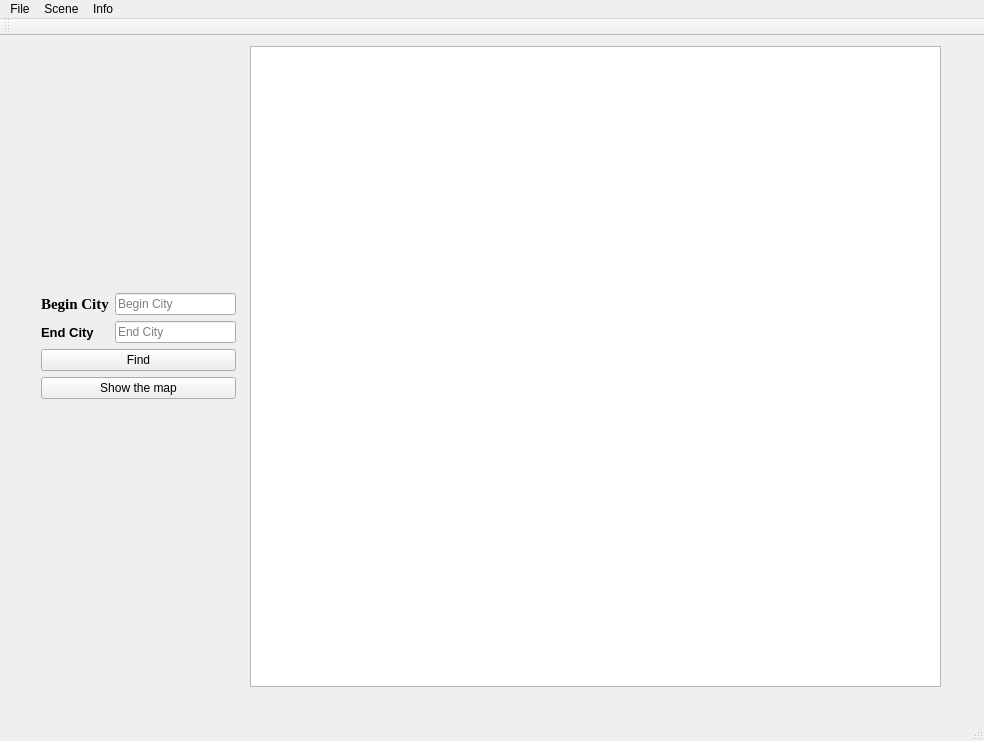
<?xml version="1.0" encoding="UTF-8"?>
<ui version="4.0">
 <class>MainWindow</class>
 <widget class="QMainWindow" name="MainWindow">
  <property name="geometry">
   <rect>
    <x>0</x>
    <y>0</y>
    <width>984</width>
    <height>741</height>
   </rect>
  </property>
  <property name="windowTitle">
   <string>MainWindow</string>
  </property>
  <widget class="QWidget" name="centralWidget">
   <widget class="QGraphicsView" name="graphicsView">
    <property name="geometry">
     <rect>
      <x>250</x>
      <y>10</y>
      <width>691</width>
      <height>641</height>
     </rect>
    </property>
   </widget>
   <widget class="QWidget" name="layoutWidget">
    <property name="geometry">
     <rect>
      <x>30</x>
      <y>20</y>
      <width>217</width>
      <height>632</height>
     </rect>
    </property>
    <layout class="QGridLayout" name="gridLayout">
     <item row="1" column="0">
      <widget class="QLabel" name="label">
       <property name="font">
        <font>
         <family>Times New Roman</family>
         <pointsize>11</pointsize>
         <weight>75</weight>
         <bold>true</bold>
        </font>
       </property>
       <property name="text">
        <string>Begin City</string>
       </property>
       <property name="textFormat">
        <enum>Qt::RichText</enum>
       </property>
      </widget>
     </item>
     <item row="0" column="0" colspan="2">
      <spacer name="verticalSpacer_2">
       <property name="orientation">
        <enum>Qt::Vertical</enum>
       </property>
       <property name="sizeHint" stdset="0">
        <size>
         <width>175</width>
         <height>178</height>
        </size>
       </property>
      </spacer>
     </item>
     <item row="5" column="0" colspan="2">
      <spacer name="verticalSpacer">
       <property name="orientation">
        <enum>Qt::Vertical</enum>
       </property>
       <property name="sizeHint" stdset="0">
        <size>
         <width>175</width>
         <height>278</height>
        </size>
       </property>
      </spacer>
     </item>
     <item row="2" column="1">
      <widget class="QLineEdit" name="end_city">
       <property name="placeholderText">
        <string>End City</string>
       </property>
      </widget>
     </item>
     <item row="1" column="1">
      <widget class="QLineEdit" name="QLineEdit_cityinput">
       <property name="placeholderText">
        <string>Begin City </string>
       </property>
      </widget>
     </item>
     <item row="2" column="0">
      <widget class="QLabel" name="label_2">
       <property name="font">
        <font>
         <pointsize>10</pointsize>
         <weight>75</weight>
         <bold>true</bold>
        </font>
       </property>
       <property name="text">
        <string>End City</string>
       </property>
      </widget>
     </item>
     <item row="4" column="0" colspan="2">
      <widget class="QPushButton" name="show_map">
       <property name="text">
        <string>Show the map</string>
       </property>
      </widget>
     </item>
     <item row="3" column="0" colspan="2">
      <widget class="QPushButton" name="shortest_way">
       <property name="text">
        <string>Find</string>
       </property>
      </widget>
     </item>
    </layout>
   </widget>
  </widget>
  <widget class="QMenuBar" name="menuBar">
   <property name="geometry">
    <rect>
     <x>0</x>
     <y>0</y>
     <width>984</width>
     <height>21</height>
    </rect>
   </property>
   <widget class="QMenu" name="menuFile">
    <property name="title">
     <string>File</string>
    </property>
    <addaction name="actionOpen"/>
    <addaction name="actionSave"/>
    <addaction name="separator"/>
    <addaction name="actionExit"/>
   </widget>
   <widget class="QMenu" name="menuScene">
    <property name="title">
     <string>Scene</string>
    </property>
    <addaction name="actionClear_Scene"/>
    <addaction name="action_Add_City"/>
   </widget>
   <widget class="QMenu" name="menuInfo">
    <property name="title">
     <string>Info</string>
    </property>
    <addaction name="actionAbout"/>
   </widget>
   <addaction name="menuFile"/>
   <addaction name="menuScene"/>
   <addaction name="menuInfo"/>
  </widget>
  <widget class="QToolBar" name="mainToolBar">
   <attribute name="toolBarArea">
    <enum>TopToolBarArea</enum>
   </attribute>
   <attribute name="toolBarBreak">
    <bool>false</bool>
   </attribute>
  </widget>
  <widget class="QStatusBar" name="statusBar"/>
  <action name="actionOpen">
   <property name="checkable">
    <bool>false</bool>
   </property>
   <property name="enabled">
    <bool>true</bool>
   </property>
   <property name="text">
    <string>Open</string>
   </property>
  </action>
  <action name="actionSave">
   <property name="enabled">
    <bool>false</bool>
   </property>
   <property name="text">
    <string>Save</string>
   </property>
  </action>
  <action name="actionExit">
   <property name="text">
    <string>Exit</string>
   </property>
   <property name="shortcut">
    <string>Alt+E</string>
   </property>
  </action>
  <action name="actionClear_Scene">
   <property name="text">
    <string>Clear Scene</string>
   </property>
   <property name="shortcut">
    <string>Alt+S</string>
   </property>
  </action>
  <action name="actionAbout">
   <property name="text">
    <string>About</string>
   </property>
  </action>
  <action name="action_Add_City">
   <property name="text">
    <string> Add City</string>
   </property>
  </action>
 </widget>
 <layoutdefault spacing="6" margin="11"/>
 <resources/>
 <connections/>
</ui>
